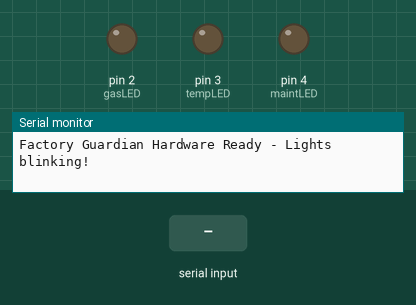
A sketch run on a simulated Arduino Uno, built with avr-gcc and run on an emulated ATmega328P. Parts: output pins drawn as LEDs (lit = HIGH), the last lines printed to the serial monitor. Inputs (shaded band) come from the test bench. Random numbers use the default seed unless the sketch sets one.

Above: at 1.2 s.
1.3 s: "ALERT:\n" received over Serial
At 3.6 s:
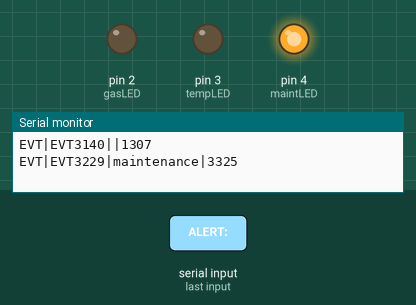
4.3 s: "STATUS\n" received over the second serial link
At 6.5 s:
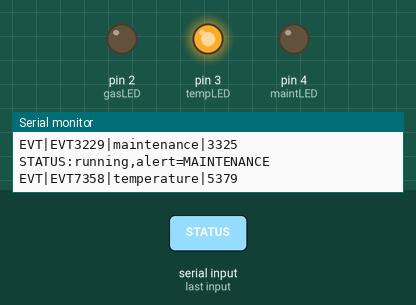
6.8 s: "ALERT:\n" received over the second serial link
At 9.6 s:
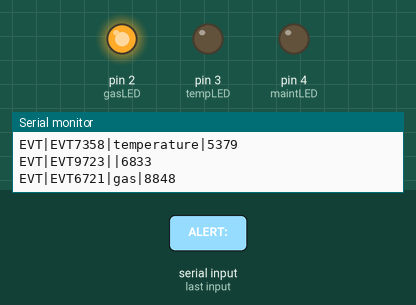
9.8 s: "STATUS\n" received over Serial
12.3 s: "PING\n" received over Serial
Timing chart, 0 to 15.4 s (numbered marks = the images above; inputs shaded):
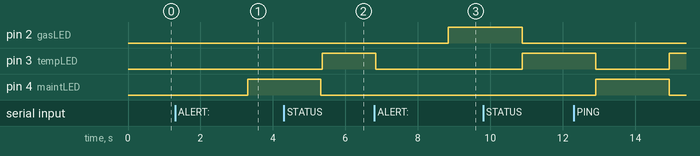

The sketch:

arduino-guardian.ino
```cpp
#include <SoftwareSerial.h>

SoftwareSerial BT(10, 11); // RX, TX for Bluetooth (optional)

int gasLED = 2;
int tempLED = 3;
int maintLED = 4;

String currentAlert = "";
int currentLED = -1;
unsigned long alertStartTime = 0;
unsigned long alertDuration = 2000; // 2 seconds alert duration
unsigned long lastAlertTime = 0; // Track when last alert was generated
unsigned long alertInterval = 2000; // Generate new alert every 2 seconds
int lastAlertIndex = -1; // Prevent same alert twice in a row

void setup() {
  Serial.begin(9600);
  BT.begin(9600);

  pinMode(gasLED, OUTPUT);
  pinMode(tempLED, OUTPUT);
  pinMode(maintLED, OUTPUT);

  // Turn off all LEDs initially
  digitalWrite(gasLED, LOW);
  digitalWrite(tempLED, LOW);
  digitalWrite(maintLED, LOW);

  // Initialize random seed
  randomSeed(analogRead(0));

  Serial.println("Factory Guardian Hardware Ready - Lights blinking!");
  BT.println("Factory Guardian Hardware Ready - Lights blinking!");

  // Start blinking immediately
  lastAlertTime = millis();
}

void loop() {
  // Check for incoming commands from Serial or Bluetooth
  String command = "";

  if (Serial.available()) {
    command = Serial.readStringUntil('\n');
    command.trim();
  } else if (BT.available()) {
    command = BT.readStringUntil('\n');
    command.trim();
  }

  // Process commands
  if (command.length() > 0) {
    processCommand(command);
  }

  // Auto-generate random alerts every 2 seconds
  if (millis() - lastAlertTime >= alertInterval) {
    generateRandomAlert();
    lastAlertTime = millis();
  }

  // Handle current alert timeout (turn off LED after duration)
  if (currentAlert != "" && (millis() - alertStartTime > alertDuration)) {
    clearAlert();
  }

  delay(50); // Small delay to prevent excessive CPU usage
}

void generateRandomAlert() {
  // Weighted random: Gas 40%, Temperature 40%, Maintenance 20%
  int roll;
  int alertIndex;

  // Prevent same alert twice in a row
  do {
    roll = random(10);
    if (roll < 4) {
      alertIndex = 0; // GAS
    } else if (roll < 8) {
      alertIndex = 1; // TEMPERATURE
    } else {
      alertIndex = 2; // MAINTENANCE
    }
  } while (alertIndex == lastAlertIndex);

  lastAlertIndex = alertIndex;

  switch (alertIndex) {
    case 0:
      startAlert("GAS");
      break;
    case 1:
      startAlert("TEMPERATURE");
      break;
    case 2:
      startAlert("MAINTENANCE");
      break;
  }
}

void processCommand(String command) {
  command.toUpperCase();

  if (command.startsWith("ALERT:")) {
    // Manual alert from web game
    String alertType = command.substring(6);
    startAlert(alertType);
    lastAlertTime = millis(); // Reset auto-generate timer
  }
  else if (command == "CLEAR" || command == "STOP") {
    clearAlert();
  }
  else if (command == "STATUS") {
    Serial.println("STATUS:running,alert=" + currentAlert);
    BT.println("STATUS:running,alert=" + currentAlert);
  }
  else if (command.startsWith("PING")) {
    Serial.println("PONG:running");
    BT.println("PONG:running");
  }
}

void startAlert(String alertType) {
  // Clear previous alert first
  clearAlert();

  currentAlert = alertType;
  alertStartTime = millis();

  if (alertType == "GAS") {
    currentLED = gasLED;
    digitalWrite(gasLED, HIGH);
    BT.println("GAS LEAK!");
  }
  else if (alertType == "TEMPERATURE") {
    currentLED = tempLED;
    digitalWrite(tempLED, HIGH);
    BT.println("HIGH TEMP!");
  }
  else if (alertType == "MAINTENANCE") {
    currentLED = maintLED;
    digitalWrite(maintLED, HIGH);
    BT.println("MAINTENANCE!");
  }

  // Confirm alert started
  String eventId = "EVT" + String(random(1000, 9999));
  String alertTypeLower = alertType;
  alertTypeLower.toLowerCase();
  String frameData = "EVT|" + eventId + "|" + alertTypeLower + "|" + String(millis());
  Serial.println(frameData);
}

void clearAlert() {
  currentAlert = "";
  currentLED = -1;

  // Turn off all LEDs
  digitalWrite(gasLED, LOW);
  digitalWrite(tempLED, LOW);
  digitalWrite(maintLED, LOW);
}
```
